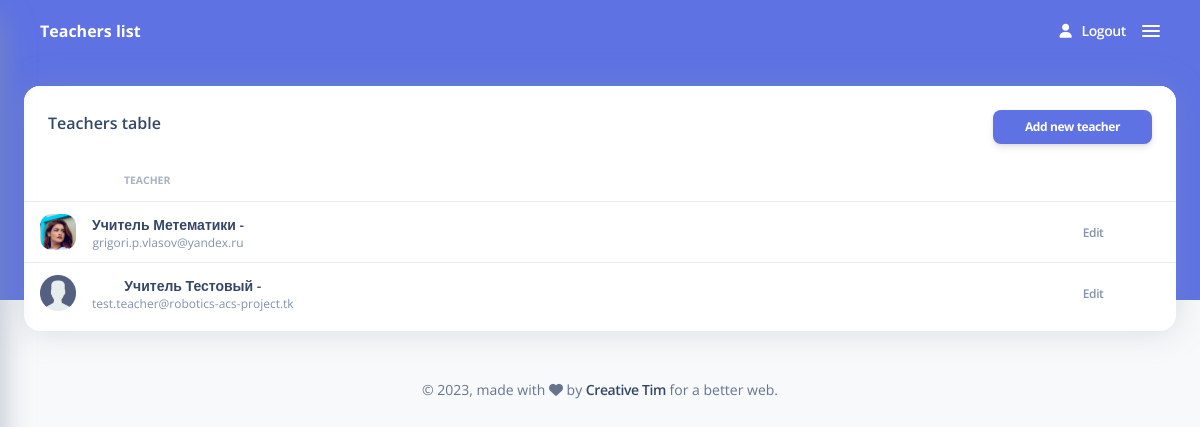
Page /admin-teachers-list/ (signed in) on the committed database.
### tables this page shows
CREATE TABLE web_users (id INTEGER PRIMARY KEY AUTOINCREMENT NOT NULL, login VARCHAR (200) NOT NULL, password VARCHAR (200) NOT NULL, last_name VARCHAR NOT NULL, first_name VARCHAR NOT NULL, middle_name VARCHAR NOT NULL, mail VARCHAR, phone VARCHAR, uid VARCHAR, user_type INTEGER NOT NULL, user_secret VARCHAR (100) NOT NULL, is_2fa_enabled BOOLEAN NOT NULL, recovery_code VARCHAR (50));

### website.py (the view)
	def inner(*args, **kwargs):
		return func(*args, **kwargs)

### db.py (called while the page is built)
	def get_user_type_by_login(self, login):
		with self.connection:
			return self.cursor.execute("""SELECT user_type FROM web_users WHERE login = ?""", (login,)).fetchone()[0]

	def get_users_data_by_user_type(self, user_type):
		with self.connection:
			return self.cursor.execute("""SELECT web_users.id, web_users.last_name, web_users.first_name, web_users.middle_name, web_users.mail, web_users.phone, web_users.uid,
											classes_data.class_number, classes_data.class_letter FROM web_users
											LEFT JOIN classes ON web_users.id = classes.user_id
											LEFT JOIN classes_data ON classes.class_id = classes_data.id
											WHERE user_type = ?""", (user_type,)).fetchall()

	def close_connection(self):
		self.connection.close()

### website.py (called while the page is built)
def add_one_to_views(func):
	def inner(*args, **kwargs):
		return func(*args, **kwargs)
	inner.__name__ = func.__name__
	return inner

@app.route("/admin-teachers-list/")
@add_one_to_views
def admin_teachers_list():
	db = Database(config.DB_NAME)
	try:
		user_login = session.get("login")
		if user_login is None or (not session.get('logged_in', False)) or db.get_user_type_by_login(user_login) != 0:
			return redirect("/")
		default_avatar = "/static/img/user-avatar.png"
		user_avatar_path = "/static/user-avatars/{}.png"
		teachers_list = list(map(lambda t: [t[0], f"{t[1]} {t[2]} {t[3]}", t[4], t[5], (default_avatar if not os.path.exists("." + user_avatar_path.format(t[0])) else user_avatar_path.format(t[0]))], db.get_users_data_by_user_type(1)))
		return render_template("admin_teachers_list.html", teachers_list=teachers_list)
	finally:
		db.close_connection()

### templates/admin_teachers_list.html (shortened to what this page needs)
<!DOCTYPE html>
<html lang="en">
<head>
  <link href="/static/css/nucleo-icons.css" rel="stylesheet" />
  <link href="/static/css/nucleo-svg.css" rel="stylesheet" />
  <link id="pagestyle" href="/static/css/argon-dashboard.css?v=2.0.4" rel="stylesheet" />
  <link href="/static/css/toast.min.css" rel="stylesheet">
  <link rel="stylesheet" href="/static/css/style.css">
</head>
<body class="g-sidenav-show bg-gray-100">
  <main class="main-content position-relative border-radius-lg ">
    <nav class="navbar navbar-main navbar-expand-lg px-0 mx-4 shadow-none border-radius-xl " id="navbarBlur"
      data-scroll="false">
      <div class="container-fluid py-1 px-3">
        <nav aria-label="breadcrumb">
          <h6 class="font-weight-bolder text-white mb-0">Teachers list</h6>
        </nav>
        <div class="collapse navbar-collapse mt-sm-0 mt-2 me-md-0 me-sm-4" id="navbar">
          <ul class="navbar-nav  justify-content-end">
            <li class="nav-item d-flex align-items-center">
              <a href="/logout" class="nav-link text-white font-weight-bold px-0">
                <i class="fa fa-user me-sm-1"></i>
                <span class="d-sm-inline" style="margin-left: 3px;">Logout</span>
              </a>
            </li>
            <li class="nav-item d-xl-none ps-3 d-flex align-items-center">
              <a href="javascript:;" class="nav-link text-white p-0" id="iconNavbarSidenav">
                <div class="sidenav-toggler-inner">
                  <i class="sidenav-toggler-line bg-white"></i>
                  <i class="sidenav-toggler-line bg-white"></i>
                  <i class="sidenav-toggler-line bg-white"></i>
                </div>
              </a>
            </li>
          </ul>
        </div>
      </div>
    </nav>
    <div class="container-fluid py-4">
      <div class="row">
        <div class="col-12">
          <div class="card mb-4">
            <div class="card-header pb-0" style="display: flex; justify-content: space-between;">
              <h6>Teachers table</h6>
              <button id="save-btn" class="btn btn-primary btn-sm ms-auto"
                onclick="window.location.href = '/create-new-teacher'">
                Add new teacher
              </button>
            </div>
            <div class="card-body px-0 pt-0 pb-2">
              <div class="table-responsive p-0">
                <table class="table align-items-center mb-0">
                  <thead>
                    <tr>
                      <th class="text-uppercase text-secondary text-xxs font-weight-bolder opacity-7"
                        style="text-align: left;padding-left: 100px;">
                        Teacher
                      </th>
                      <th class="text-secondary opacity-7"></th>
                    </tr>
                  </thead>
                  <tbody>
                    {% for i in teachers_list %}
                    <tr>
                      <td>
                        <div class="d-flex px-2 py-1">
                          <div>
                            <img src="{{ i[4] }}" class="avatar avatar-sm me-3" alt="user1">
                          </div>
                          <div class="d-flex flex-column justify-content-center">
                            <h6 class="mb-0 text-sm">{{ i[1] }}</h6>
                            {% if i[2] != None %}
                            <p class="text-xs text-secondary mb-0">{{ i[2] }}</p>
                            {% endif %}
                          </div>
                        </div>
                      </td>
                      <td class="align-middle">
                        <a href="/profile/{{ i[0] }}?from=%2Fadmin-teachers-list%2F"
                          class="text-secondary font-weight-bold text-xs" data-toggle="tooltip"
                          data-original-title="Edit user">
                          Edit
                        </a>
                      </td>
                    </tr>
                    {% endfor %}
                  </tbody>
                </table>
              </div>
            </div>
          </div>
        </div>
      </div>
      <footer class="pt-4">
        <div class="w-full px-6 mx-auto">
          <div class="flex flex-wrap items-center -mx-3 lg:justify-between">
            <div class="w-full max-w-full px-3 mt-0 mb-6 shrink-0 lg:mb-0 lg:w-1/2 lg:flex-none" style="width: 100%;">
              <div class="text-sm leading-normal text-center copyright text-slate-500 lg:text-left">
                ©
                ,
                made with <i class="fa fa-heart"></i> by
                <a href="https://www.creative-tim.com" class="font-weight-bold" target="_blank">Creative Tim</a>
                for a better web.
              </div>
            </div>
          </div>
        </div>
      </footer>
    </div>
  </main>
</body>
</html>

### static/css/style.css (style rules this page uses)
table { width: 100%; }
td, th { text-align: center; }

### rows in the picture
web_users: shows a picture, last_name "Учитель Метематики -", mail "grigori.p.vlasov@yandex.ru"
web_users: shows a picture, last_name "Учитель Тестовый -", mail "test.teacher@robotics-acs-project.tk"
